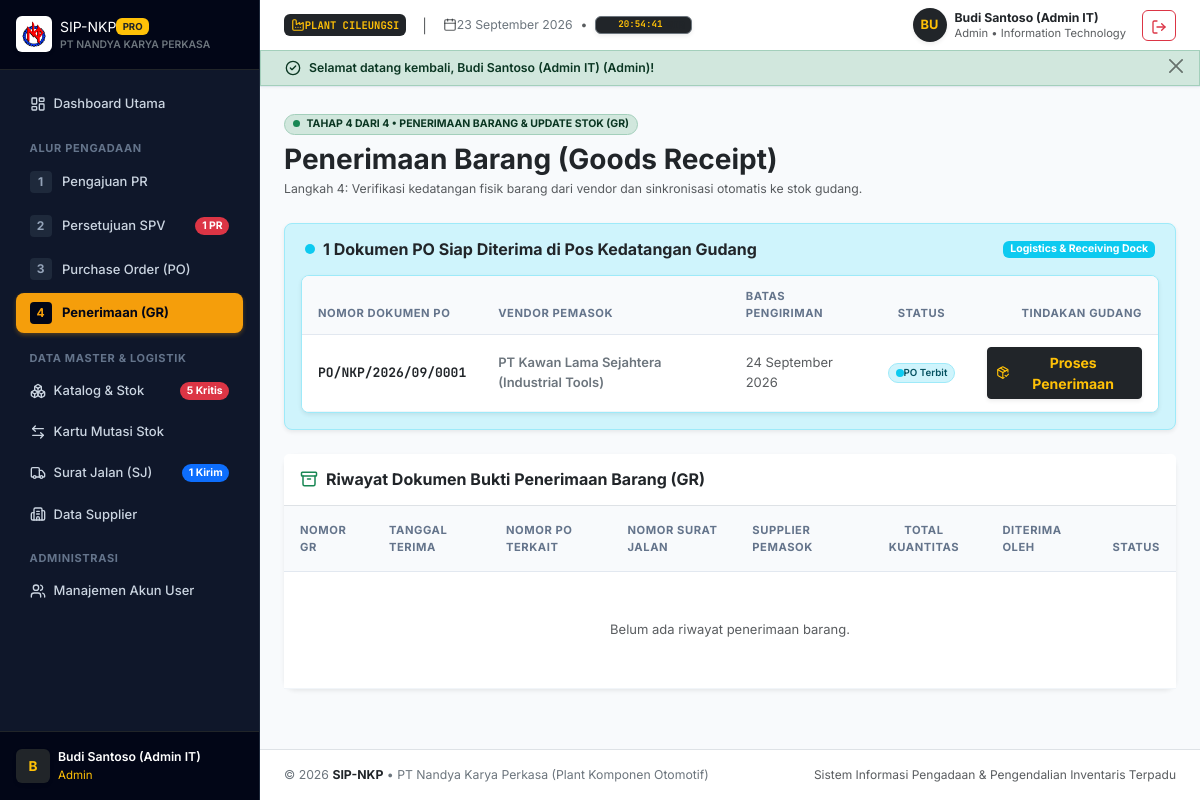
Screenshot of /index.php?page=gr (signed in) with the database file from the repository.
### tables this page shows
CREATE TABLE `purchase_orders` (
    `id` INT AUTO_INCREMENT PRIMARY KEY,
    `po_number` VARCHAR(40) NOT NULL UNIQUE,
    `pr_id` INT NOT NULL,
    `supplier_id` INT NOT NULL,
    `created_by` INT NOT NULL,
    `po_date` DATE NOT NULL,
    `delivery_deadline` DATE NOT NULL,
    `subtotal` DECIMAL(15,2) NOT NULL DEFAULT 0.00,
    `tax_percent` DECIMAL(5,2) NOT NULL DEFAULT 11.00,
    `tax_amount` DECIMAL(15,2) NOT NULL DEFAULT 0.00,
    `grand_total` DECIMAL(15,2) NOT NULL DEFAULT 0.00,
    `status` ENUM('Issued', 'Partial Received', 'Completed', 'Cancelled') NOT NULL DEFAULT 'Issued',
    `notes` TEXT NULL,
    `created_at` TIMESTAMP DEFAULT CURRENT_TIMESTAMP,
    CONSTRAINT `fk_po_pr` FOREIGN KEY (`pr_id`) REFERENCES `purchase_requisitions` (`id`) ON DELETE RESTRICT,
    CONSTRAINT `fk_po_supplier` FOREIGN KEY (`supplier_id`) REFERENCES `suppliers` (`id`) ON DELETE RESTRICT,
    CONSTRAINT `fk_po_creator` FOREIGN KEY (`created_by`) REFERENCES `users` (`id`) ON DELETE RESTRICT
);

CREATE TABLE `suppliers` (
    `id` INT AUTO_INCREMENT PRIMARY KEY,
    `supplier_code` VARCHAR(20) NOT NULL UNIQUE,
    `company_name` VARCHAR(150) NOT NULL,
    `contact_person` VARCHAR(100) NOT NULL,
    `phone` VARCHAR(30) NOT NULL,
    `email` VARCHAR(100) NOT NULL,
    `address` TEXT NOT NULL,
    `payment_term` VARCHAR(50) NOT NULL DEFAULT 'Net 30',
    `is_active` TINYINT(1) NOT NULL DEFAULT 1,
    `created_at` TIMESTAMP DEFAULT CURRENT_TIMESTAMP
);

### app/Controllers/GRController.php (called while the page is built, shortened)
<?php
class GRController
{
    public function index(): void
    {
        $receipts = GoodsReceipt::getAll();
        $openPOs = PurchaseOrder::getOpenPOsForGR();
        require __DIR__ . '/../../views/gr/index.php';
    }
}

### app/Models/PurchaseOrder.php (called while the page is built, shortened)
<?php
class PurchaseOrder
{
    public static function getOpenPOsForGR(): array
    {
        $db = Database::getConnection();
        $stmt = $db->query("
            SELECT po.*, s.company_name as supplier_name, s.supplier_code,
                   (SELECT GROUP_CONCAT(CONCAT(i.name, ' (', poi.qty_ordered, ' ', i.unit, ')') SEPARATOR ', ')
                    FROM po_items poi
                    JOIN items i ON poi.item_id = i.id
                    WHERE poi.po_id = po.id) as item_summary
            FROM purchase_orders po
            JOIN suppliers s ON po.supplier_id = s.id
            WHERE po.status IN ('Issued', 'Partial Received')
            ORDER BY po.id DESC
        ");
        return $stmt->fetchAll();
    }
}

### app/Helpers/AuthHelper.php (called while the page is built, shortened)
<?php
class AuthHelper
{
    public static function user(): ?array
    {
        return $_SESSION['nkp_user'] ?? null;
    }
}

### views/gr/index.php (the view, shortened to what this page needs)
<?php
require __DIR__ . '/../layouts/header.php';
$user = AuthHelper::user();
$canReceive = in_array($user['role'], ['warehouse', 'admin']);
?>
<div class="d-flex flex-column flex-sm-row align-items-sm-center justify-content-between gap-3 mb-4">
    <div>
        <div class="mb-2">
            <span class="badge bg-success-subtle text-success-emphasis border border-success-subtle px-2 py-1 rounded-pill small">
                <span class="d-inline-block rounded-circle bg-success me-1" style="width: 7px; height: 7px;"></span>
                TAHAP 4 DARI 4 • PENERIMAAN BARANG & UPDATE STOK (GR)
            </span>
        </div>
        <h1 class="h3 fw-bold text-dark mb-1">Penerimaan Barang (Goods Receipt)</h1>
        <p class="text-muted small mb-0">Langkah 4: Verifikasi kedatangan fisik barang dari vendor dan sinkronisasi otomatis ke stok gudang.</p>
    </div>
</div>
<?php if (!empty($openPOs)): ?>
<div class="card border border-info-subtle bg-info-subtle bg-opacity-25 shadow-sm rounded-3 p-3 mb-4">
    <div class="d-flex align-items-center justify-content-between mb-3 px-1">
        <div class="d-flex align-items-center gap-2">
            <span class="d-inline-block rounded-circle bg-info" style="width: 10px; height: 10px;"></span>
            <h2 class="h6 fw-bold text-dark mb-0">
                <?= count($openPOs) ?> Dokumen PO Siap Diterima di Pos Kedatangan Gudang
            </h2>
        </div>
        <span class="badge bg-info text-white small">Logistics & Receiving Dock</span>
    </div>
    <div class="table-responsive bg-white rounded-3 border border-info-subtle shadow-sm">
        <table class="table table-hover align-middle mb-0 small">
            <thead class="table-light text-secondary small text-uppercase">
                <tr>
                    <th class="py-2.5 px-3">Nomor Dokumen PO</th>
                    <th class="py-2.5 px-3">Vendor Pemasok</th>
                    <th class="py-2.5 px-3">Batas Pengiriman</th>
                    <th class="py-2.5 px-3 text-center">Status</th>
                    <th class="py-2.5 px-3 text-end">Tindakan Gudang</th>
                </tr>
            </thead>
            <tbody>
                <?php foreach ($openPOs as $opo): ?>
                <tr>
                    <td class="py-2.5 px-3 font-monospace fw-bold text-dark"><?= htmlspecialchars($opo['po_number']) ?></td>
                    <td class="py-2.5 px-3 fw-semibold text-secondary"><?= htmlspecialchars($opo['supplier_name']) ?></td>
                    <td class="py-2.5 px-3 text-muted"><?= FormatHelper::dateIndo($opo['delivery_deadline']) ?></td>
                    <td class="py-2.5 px-3 text-center"><?= FormatHelper::statusBadge($opo['status']) ?></td>
                    <td class="py-2.5 px-3 text-end">
                        <?php if ($canReceive): ?>
                        <a href="index.php?page=gr-create&po_id=<?= $opo['id'] ?>"
                           class="btn btn-dark btn-sm text-warning fw-bold d-inline-flex align-items-center gap-1 shadow-sm">
                            <i data-lucide="package-check" style="width: 15px; height: 15px;"></i>
                            <span>Proses Penerimaan</span>
                        </a>
                        <?php else: ?>
                        <span class="text-muted small fst-italic">Khusus Role Warehouse</span>
                        <?php endif; ?>
                    </td>
                </tr>
                <?php endforeach; ?>
            </tbody>
        </table>
    </div>
</div>
<?php endif; ?>
<div class="card border-0 shadow-sm">
    <div class="card-header bg-white py-3 border-bottom d-flex align-items-center justify-content-between">
        <h2 class="h6 fw-bold text-dark mb-0 d-flex align-items-center gap-2">
            <i data-lucide="archive" class="text-success" style="width: 18px; height: 18px;"></i>
            <span>Riwayat Dokumen Bukti Penerimaan Barang (GR)</span>
        </h2>
    </div>
    <div class="table-responsive">
        <table class="table table-hover align-middle mb-0 small">
            <thead class="table-light text-secondary text-uppercase small">
                <tr>
                    <th class="py-3 px-3">Nomor GR</th>
                    <th class="py-3 px-3">Tanggal Terima</th>
                    <th class="py-3 px-3">Nomor PO Terkait</th>
                    <th class="py-3 px-3">Nomor Surat Jalan</th>
                    <th class="py-3 px-3">Supplier Pemasok</th>
                    <th class="py-3 px-3 text-center">Total Kuantitas</th>
                    <th class="py-3 px-3">Diterima Oleh</th>
                    <th class="py-3 px-3 text-center">Status</th>
                </tr>
            </thead>
            <tbody>
                <?php if (empty($receipts)): ?>
                <tr>
                    <td colspan="8" class="py-5 text-center text-muted">Belum ada riwayat penerimaan barang.</td>
                </tr>
                <?php endif; ?>
            </tbody>
        </table>
    </div>
</div>
<?php require __DIR__ . '/../layouts/footer.php'; ?>

### app/Helpers/FormatHelper.php (shortened to what this page needs)
<?php
class FormatHelper
{
    public static function dateIndo(?string $tanggal, bool $withTime = false): string
    {
        $bulan = [
            1 => 'Januari', 'Februari', 'Maret', 'April', 'Mei', 'Juni',
            'Juli', 'Agustus', 'September', 'Oktober', 'November', 'Desember'
        ];
        $time = strtotime($tanggal);
        $tgl = (int)date('d', $time);
        $bln = (int)date('m', $time);
        $thn = date('Y', $time);
        $result = sprintf('%02d %s %s', $tgl, $bulan[$bln] ?? '', $thn);
        return $result;
    }
    public static function statusBadge(string $status): string
    {
        return match ($status) {
            'Pending' => '<span class="badge bg-warning-subtle text-warning-emphasis border border-warning-subtle rounded-pill px-2.5 py-1 small fw-semibold d-inline-flex align-items-center gap-1.5"><span class="badge bg-warning p-1 rounded-circle"> </span>Pending</span>',
            'Approved' => '<span class="badge bg-success-subtle text-success border border-success-subtle rounded-pill px-2.5 py-1 small fw-semibold d-inline-flex align-items-center gap-1.5"><span class="badge bg-success p-1 rounded-circle"> </span>Approved</span>',
            'Rejected' => '<span class="badge bg-danger-subtle text-danger border border-danger-subtle rounded-pill px-2.5 py-1 small fw-semibold d-inline-flex align-items-center gap-1.5"><span class="badge bg-danger p-1 rounded-circle"> </span>Rejected</span>',
            'PO Issued' => '<span class="badge bg-primary-subtle text-primary border border-primary-subtle rounded-pill px-2.5 py-1 small fw-semibold d-inline-flex align-items-center gap-1.5"><span class="badge bg-primary p-1 rounded-circle"> </span>PO Issued</span>',
            'Issued' => '<span class="badge bg-info-subtle text-info-emphasis border border-info-subtle rounded-pill px-2.5 py-1 small fw-semibold d-inline-flex align-items-center gap-1.5"><span class="badge bg-info p-1 rounded-circle"> </span>PO Terbit</span>',
            'Partial Received' => '<span class="badge bg-secondary-subtle text-secondary-emphasis border border-secondary-subtle rounded-pill px-2',
            '' => '',
            '' => '',
            '' => '',
            'Draft' => '<span class="badge bg-light text-secondary border rounded-pill px-2.5 py-1 small fw-semibold">Draft</span>',
            'Cancelled' => '<span class="badge bg-light text-secondary border rounded-pill px-2.5 py-1 small fw-semibold">Dibatalkan</span>',
            default => '<span class="badge bg-light text-dark border rounded-pill px-2.5 py-1 small fw-semibold">' . htmlspecialchars($status) . '</span>',
        };
    }
}

### rows the page displays
purchase_orders: po_number "PO/NKP/2026/09/0001", supplier.company_name "PT Kawan Lama Sejahtera (Industrial Tools)", delivery_deadline "24 September 2026", status "PO Terbit"

### other values shown
$pendingPRCount "1"
$criticalStockCount "5"
$activeDNCount "1"
substr($user['name'] ?? 'U', 0, 1) "B"
$user['name'] "Budi Santoso (Admin IT)"
$user['role'] "Admin"
substr($currentUser['name'] ?? 'U', 0, 2) "BU"
$currentUser['name'] "Budi Santoso (Admin IT)"
$currentUser['role'] "Admin"
$currentUser['department'] "Information Technology"
$flash['message'] "Selamat datang kembali, Budi Santoso (Admin IT) (Admin)!"
count($openPOs) "1"
